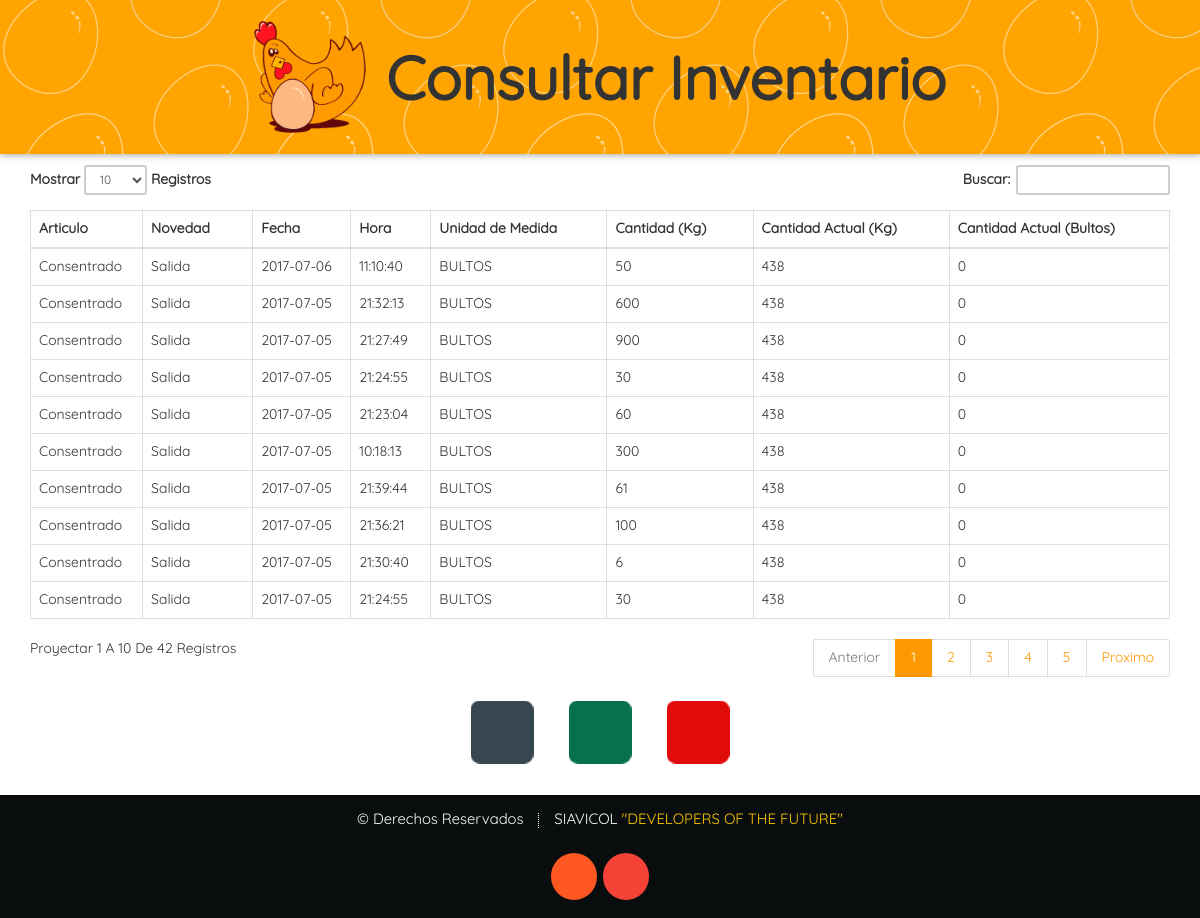
Screenshot of /Paginas/Administrador/Consultar/Cons_Inventario.php (signed in) with the database file from the repository.
### tables this page shows
CREATE TABLE `inventarios` (
  `idinventario` bigint(20) NOT NULL AUTO_INCREMENT,
  `idArticulo` bigint(20) NOT NULL,
  `Novedad` varchar(50) NOT NULL,
  `Fecha` date NOT NULL,
  `Hora` time NOT NULL,
  `Cantidad` int(11) NOT NULL,
  PRIMARY KEY (`idinventario`),
  KEY `idArticulo` (`idArticulo`),
  KEY `idTposNovedad` (`Novedad`),
  CONSTRAINT `inventarios_ibfk_1` FOREIGN KEY (`idArticulo`) REFERENCES `articulos` (`idArticulo`) ON DELETE CASCADE
);

CREATE TABLE `articulos` (
  `idArticulo` bigint(20) NOT NULL AUTO_INCREMENT,
  `idTipoArticulo` bigint(20) NOT NULL,
  `idMarca` bigint(20) NOT NULL,
  `Nombre` varchar(30) NOT NULL,
  `UnidadMedida` varchar(30) NOT NULL,
  PRIMARY KEY (`idArticulo`),
  KEY `idTipoArticulo` (`idTipoArticulo`),
  KEY `idMarca` (`idMarca`),
  KEY `idMarca_2` (`idMarca`),
  CONSTRAINT `articulos_ibfk_1` FOREIGN KEY (`idMarca`) REFERENCES `marcas` (`idMarca`) ON DELETE CASCADE,
  CONSTRAINT `articulos_ibfk_2` FOREIGN KEY (`idTipoArticulo`) REFERENCES `tipoarticulos` (`idTipoArticulo`) ON DELETE CASCADE
);

### Paginas/Administrador/Consultar/Cons_Inventario.php (the view, shortened to what this page needs)
<?php
if (isset($_SESSION['ADMINISTRADOR']))
{
?>
<!DOCTYPE html>
<html lang="ES">
<head>
	<link rel="stylesheet" type="text/css" href="../../../assets/css/icons.css" />
	<link rel="stylesheet" type="text/css" href="../../../assets/css/component.css" />
	<link rel="stylesheet" type="text/css" href="../../../assets/css/bootstrap.min.css"/>
</head>
<body>
  <div class="container-s">
	<div class="mp-pusher" id="mp-pusher">
	  <div class="scroller">
        <div class="scroller-inner">
          <div class="block block-40 ">
            <a href="#" id="trigger" class="menu-trigger icon_m icon-reorder-option"></a>
              <div class="banner_contenido">
                <img class="logo_siavicol" src="../../../assets/img/Logo_Siavicol.png" alt="">
                <h1 class="banner_h1">Consultar Inventario</h1>
              </div>
          </div>
		    <div class="container">
              <table class="table table-hover table-bordered" id="sampleTable">
              	<thead>
		          <tr>
			        <th>Articulo</th>
			        <th>Novedad</th>
			        <th>Fecha</th>
			        <th>Hora</th>
			        <th>Unidad de Medida</th>
			        <th>Cantidad (Kg)</th>
			        <th>Cantidad Actual (Kg)</th>
			        <th>Cantidad Actual (Bultos)</th>
		          </tr>
	            </thead>
	            <tbody>
				  <?php
					$local="localhost";
					$usuario="root";
					$contra="";
					$bd="siavicol";
					$conexion=mysqli_connect($local,$usuario,$contra,$bd);
					$busqueda="SELECT inventarios.idinventario, articulos.Nombre,inventarios.Novedad,inventarios.Fecha,inventarios.Hora,inventarios.Cantidad,articulos.idArticulo,articulos.UnidadMedida,idTipoArticulo  FROM  inventarios INNER JOIN articulos ON inventarios.idArticulo=articulos.idArticulo ORDER BY Fecha DESC";
					$query=mysqli_query($conexion,$busqueda);
					while ($fila=mysqli_fetch_row($query)){
						$id_inventario=$fila[6];
if ($fila[5]<0) {
	$fila[5]=$fila[5]*-1;
}
				$busqueda1="SELECT SUM(Cantidad) FROM `inventarios` WHERE idArticulo=$id_inventario";
					$query1=mysqli_query($conexion,$busqueda1);
$fila1=mysqli_fetch_row($query1);
if ($fila[7]=="KG") {
	$bultos=$fila1[0]/40;
}else{
	$bultos=0;
}
					echo "<tr> ";
						echo "<td>$fila[1] </td>";
						echo "<td>$fila[2]  </td>";
						echo "<td>$fila[3]  </td>";
						echo "<td>$fila[4] </td>";
						echo "
<td>$fila[7] </td>
<td>$fila[5] </td>
						<td>$fila1[0] </td>
						<td>$bultos</td>
						</tr>";
						}
 					?>
                </tbody>
			  </table>
			</div>
          <div class="box">
			<a class="button button--Registrar" href="../Registrar/Reg_Inventario.php" ><i class="button__icons icon_b icon-reply-arrow"></i><span>Guardar</span></a>
			<a class="button button--Excel" target="_blank" href="../Exportar/Exportar_Excel/Expor-Excel_Inventarios.php"><i class="button__icons icon_b icon-xls"></i><span>Exportar Excel</span></a>
			<a class="button button--PDF" target="_blank" href="../Exportar/Exportar_PDF/Expor-PDF_Inventarios.php"><i class="button__icons icon_b icon-pdf"></i><span>Exportar PDF</span></a>
		  </div>
		  <footer id="footer">
			<ul class="copyright">
			  <li class="copyright_li">&copy; Derechos Reservados</li><li class="copyright_li">SIAVICOL <a class="copyright_a" target="_blank" href="../Ayuda/Desarrolladores.php">"DEVELOPERS OF THE FUTURE"</a></li>
			</ul>
			<div class="icons footer_ul">
			  <a target="_blank" href="https://siavicol.blogspot.com.co" class="footer_li icons circle-footer icon-blogger"><span class="label">Blogger</span></a>
			  <a target="_blank" href="https://plus.google.com/u/0/115246479691012654876" class="footer_li icons circle-footer icon-google-plus"><span class="label">Google+</span></a>
			</div>
		  </footer>
	    </div>
	  </div>
	</div>
  </div>
<?php
}
	else
{
	echo "<script type='text/javascript'>alert('Acceso Denegado');location='../../../index.php?Acceso Denegado'</script>";
}
?>
</body>
</html>

### rows the page displays
inventarios: idArticulo.Nombre "Consentrado", Novedad "Salida", Fecha "2017-07-06", Hora "11:10:40", idArticulo.UnidadMedida "BULTOS", fila "50", fila1 "438", idArticulo.UnidadMedida "0"
inventarios: idArticulo.Nombre "Consentrado", Novedad "Salida", Fecha "2017-07-05", Hora "21:32:13", idArticulo.UnidadMedida "BULTOS", fila "600", fila1 "438", idArticulo.UnidadMedida "0"
inventarios: idArticulo.Nombre "Consentrado", Novedad "Salida", Fecha "2017-07-05", Hora "21:27:49", idArticulo.UnidadMedida "BULTOS", fila "900", fila1 "438", idArticulo.UnidadMedida "0"
inventarios: idArticulo.Nombre "Consentrado", Novedad "Salida", Fecha "2017-07-05", Hora "21:24:55", idArticulo.UnidadMedida "BULTOS", fila "30", fila1 "438", idArticulo.UnidadMedida "0"
inventarios: idArticulo.Nombre "Consentrado", Novedad "Salida", Fecha "2017-07-05", Hora "21:23:04", idArticulo.UnidadMedida "BULTOS", fila "60", fila1 "438", idArticulo.UnidadMedida "0"
inventarios: idArticulo.Nombre "Consentrado", Novedad "Salida", Fecha "2017-07-05", Hora "10:18:13", idArticulo.UnidadMedida "BULTOS", fila "300", fila1 "438", idArticulo.UnidadMedida "0"
inventarios: idArticulo.Nombre "Consentrado", Novedad "Salida", Fecha "2017-07-05", Hora "21:39:44", idArticulo.UnidadMedida "BULTOS", fila "61", fila1 "438", idArticulo.UnidadMedida "0"
inventarios: idArticulo.Nombre "Consentrado", Novedad "Salida", Fecha "2017-07-05", Hora "21:36:21", idArticulo.UnidadMedida "BULTOS", fila "100", fila1 "438", idArticulo.UnidadMedida "0"
inventarios: idArticulo.Nombre "Consentrado", Novedad "Salida", Fecha "2017-07-05", Hora "21:30:40", idArticulo.UnidadMedida "BULTOS", fila "6", fila1 "438", idArticulo.UnidadMedida "0"
inventarios: idArticulo.Nombre "Consentrado", Novedad "Salida", Fecha "2017-07-05", Hora "21:24:55", idArticulo.UnidadMedida "BULTOS", fila "30", fila1 "438", idArticulo.UnidadMedida "0"
